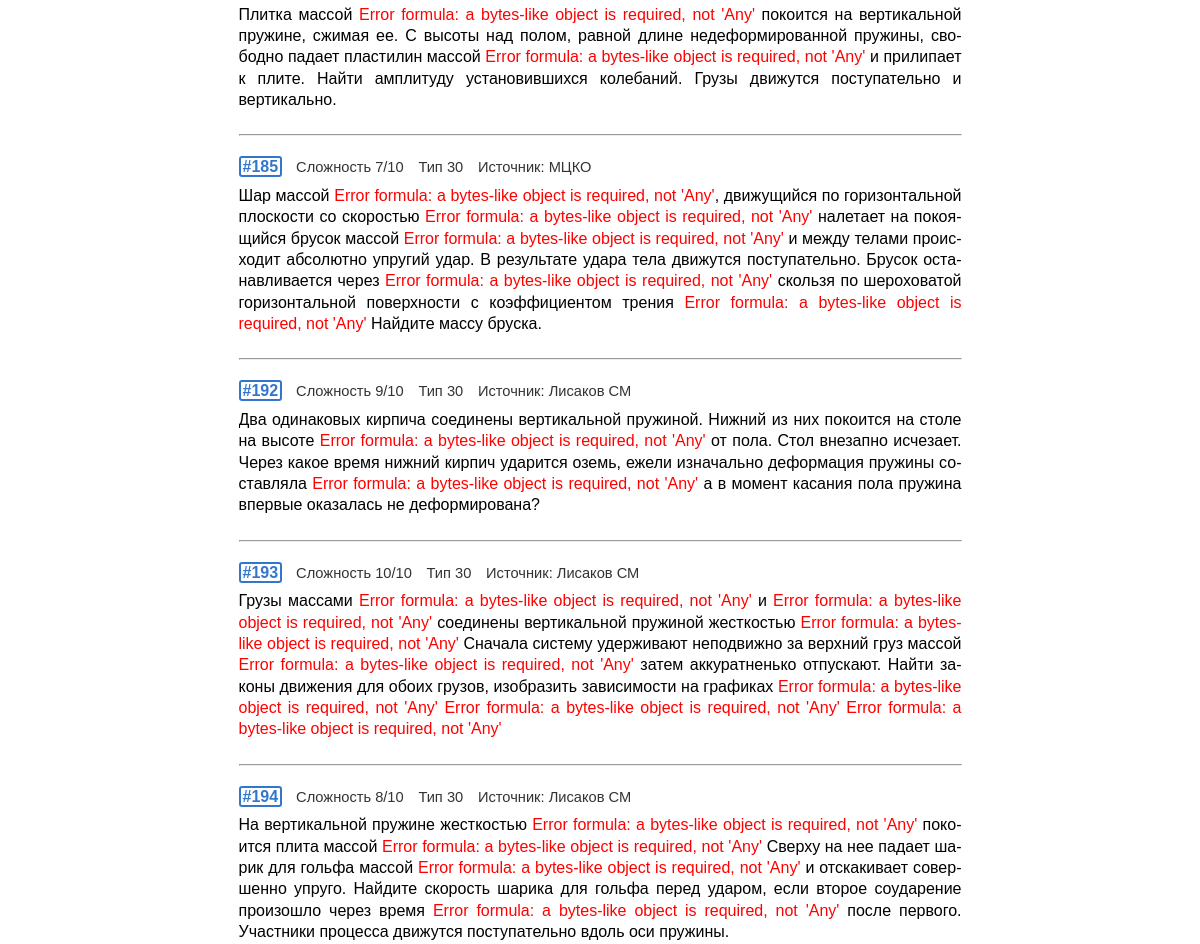
Before: /types/30/ (middle part) with the older database file.
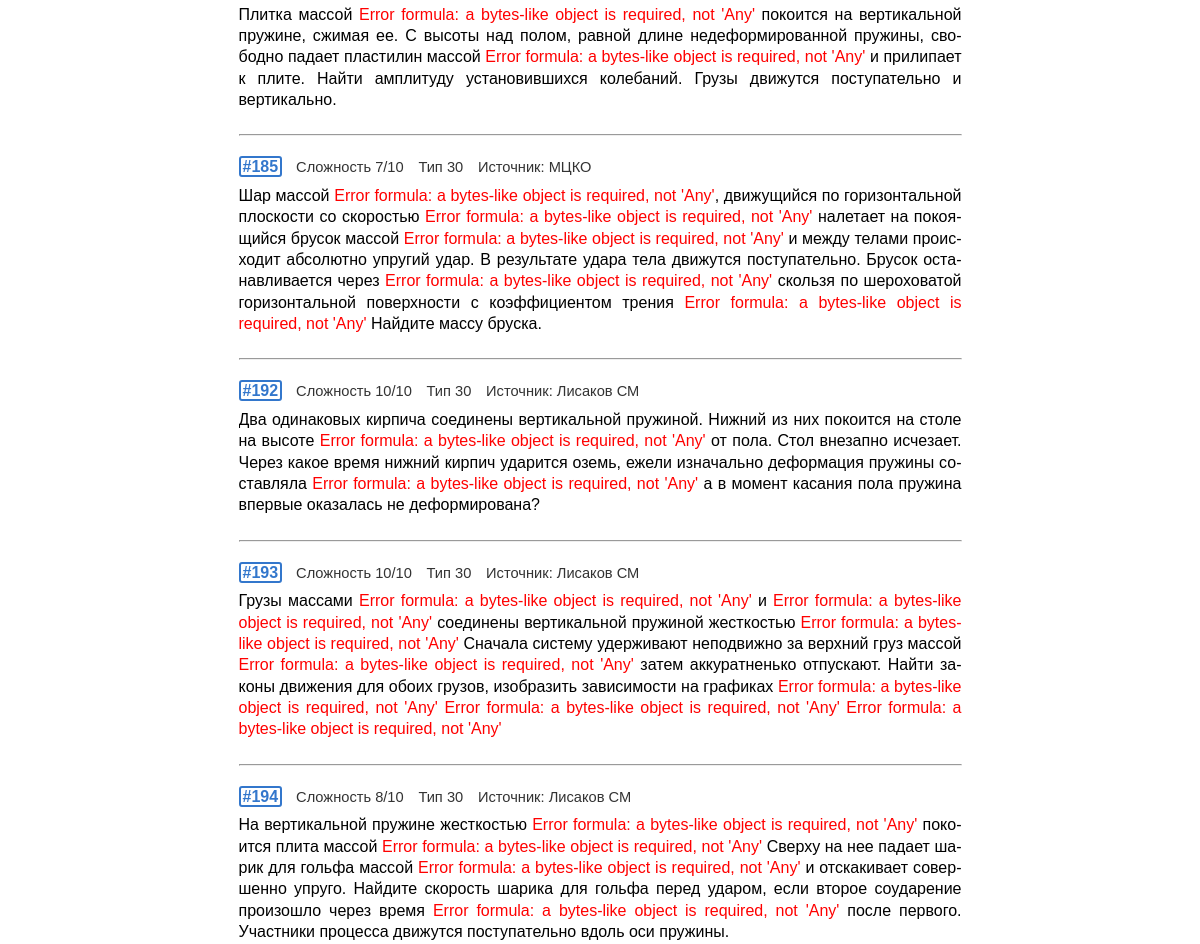
After: the same page with the newer database file.
### problems/models.py (models this page shows, shortened)
class Problem(models.Model):
    objects = ProblemManager()
    text = models.TextField('условие',
                            max_length=6000,
                            help_text='Максимум 6 тыс. символов '
                            '(если мало - обратитесь к создательнице сайта)')
    solution = models.TextField('решение',
                                max_length=6000,
                                help_text='Максимум 6 тыс. символов',
                                blank=True,
                                null=True)
    answer = models.TextField('ответ',
                              max_length=1000,
                              help_text='Максимум 1 тыс. символов',
                              blank=True,
                              null=True)
    complexity = models.PositiveSmallIntegerField('сложность',
                                                  help_text=('число от 1 до 10'
                                                             ' включительно'),
                                                  blank=True,
                                                  null=True,
                                                  validators=(
                                                      [MinValueValidator(1),
                                                       MaxValueValidator(10)]))
    author = models.ForeignKey(User,
                               on_delete=models.CASCADE,
                               editable=False,
                               verbose_name='автор')
    date = models.DateField('дата добавления',
                            auto_now_add=True)
    tags = models.ManyToManyField(Tag,
                                  verbose_name='тэги',
                                  blank=True)
    source = models.ForeignKey(Source,
                               on_delete=models.CASCADE,
                               verbose_name='источник',
                               blank=True,
                               null=True)
    category = models.ForeignKey(Category,
                                 on_delete=models.CASCADE,
                                 verbose_name='раздел',
                                 blank=True,
                                 null=True)
    subcategory = models.ForeignKey(Subcategory,
                                    on_delete=models.CASCADE,
                                    verbose_name='подраздел',
                                    blank=True,
                                    null=True)
    type_ege = models.ForeignKey(TypeInEGE,
                                 on_delete=models.CASCADE,
                                 verbose_name='Тип задания',
                                 null=True)
    class Meta:
        verbose_name = 'задача'
        verbose_name_plural = 'задачи'
        default_related_name = 'problems'
    def get_absolute_url(self):
        return reverse('problems:detail', kwargs={'pk': self.pk})

class TypeInEGE(models.Model):
    objects = TypeInEGEManager()
    number = models.PositiveSmallIntegerField('номер')
    max_score = models.PositiveSmallIntegerField('максимальное количество'
                                                 ' баллов')
    part_ege = models.ForeignKey(PartOfEGE,
                                 on_delete=models.CASCADE,
                                 verbose_name='часть ЕГЭ',
                                 default=1)
    class Meta:
        verbose_name = 'тип'
        verbose_name_plural = 'типы'
        default_related_name = 'type'
        ordering = ['number']

class Source(models.Model):
    name = models.CharField('название',
                            max_length=500,
                            help_text='Максимум 500 символов')
    class Meta:
        verbose_name = 'источник'
        verbose_name_plural = 'источники'
        default_related_name = 'source'
        ordering = ['name']
    def __str__(self):
        return self.name

### typesinege/views.py (the view, shortened to what this page needs)
# urls.py: path('', views.ProblemsView.as_view(), name='list'),
class ProblemsView(ListView):
    model = Problem
    template_name = 'problems/problems_list.html'
    context_object_name = 'problems'
    filter = ProblemTypeFilter
    paginate_by = 40
    def get_queryset(self):
        number = self.kwargs['number']
        self.type = get_object_or_404(TypeInEGE, number=number)
        queryset = Problem.objects.filter(type_ege=self.type).order_by('id')
        self.filterset = self.filter(self.request.GET, queryset=queryset)
        return self.filterset.qs
    def get_context_data(self, **kwargs):
        data = super().get_context_data(**kwargs)
        num = self.kwargs['number']
        data['filter'] = ProblemTypeFilter(self.request.GET,
                                           queryset=self.get_queryset())
        data['title'] = f'Тип {num}'
        data['next_type'] = (TypeInEGE.objects
                                      .all()
                                      .filter(number=int(num) + 1)
                                      .exists())
        data['previous_type'] = (TypeInEGE.objects
                                          .all()
                                          .filter(number=int(num) - 1)
                                          .exists())
        data['type_num'] = num
        return data

### problems/models.py (called while the page is built)
    def __str__(self):
        return self.name

    def get_queryset(self):
        queryset = super().get_queryset()
        queryset = queryset.annotate(problems_count=Count('problems'))
        return queryset

### problems/templatetags/abbr.py (called while the page is built)
def replace_by_dic(el, dic):
    for i, j in dic.items():
        el = el.replace(i, j)
    return el

@register.filter()
@stringfilter
def abbr(value):
    value = replace_by_dic(value, abbr_dic)
    value = re.sub(r'table_change\[(.+?)\]\[(.+?)\]', table_change_replace,
                   value)
    return value

### problems/templatetags/markdown_extras.py (called while the page is built)
@register.filter()
@stringfilter
def markdown(value):
    return md.markdown(value, extensions=['markdown.extensions.fenced_code',
                                          'tables',
                                          'toc',
                                          'footnotes'])

### problems/templatetags/save_parameters.py (called while the page is built)
@register.simple_tag(takes_context=True)
def param_save(context, **kwargs):
    answ = context['request'].GET.copy()
    for param, value in kwargs.items():
        answ[param] = value
    for param in [param for param, value in answ.items() if not value]:
        del answ[param]
    return answ.urlencode()

### templates/problems/problems_list.html (shortened to what this page needs)
{% extends "base.html" %}
{% load markdown_extras %}
{% load ziamath_filter %}
{% load abbr %}
{% load save_parameters %}
{% load static %}
{% load cache %}
{% block content %}
  {% for problem in page_obj %}
  <div class="rel">
    <div class="id-in-list">
      <a href="{{problem.get_absolute_url}}"><span class='id-number bold'>#{{problem.id}}</span></a>
      <span class="compl">Сложность {{problem.complexity}}/10</span>
      <span class="compl">Тип {{problem.type_ege.number}}</span>
      {% if problem.source %}<span class="compl">Источник: {{problem.source}}</span>{% endif %}
    </div>
    <div class="problem"> {{problem.text|abbr|ziamath_filter|markdown|safe}} </div>
  </div><hr class=mb20>
  {% endfor %}
{% endblock %}

Changed rows visible on the page:
changed Problem id 192: complexity "9" → "10"
